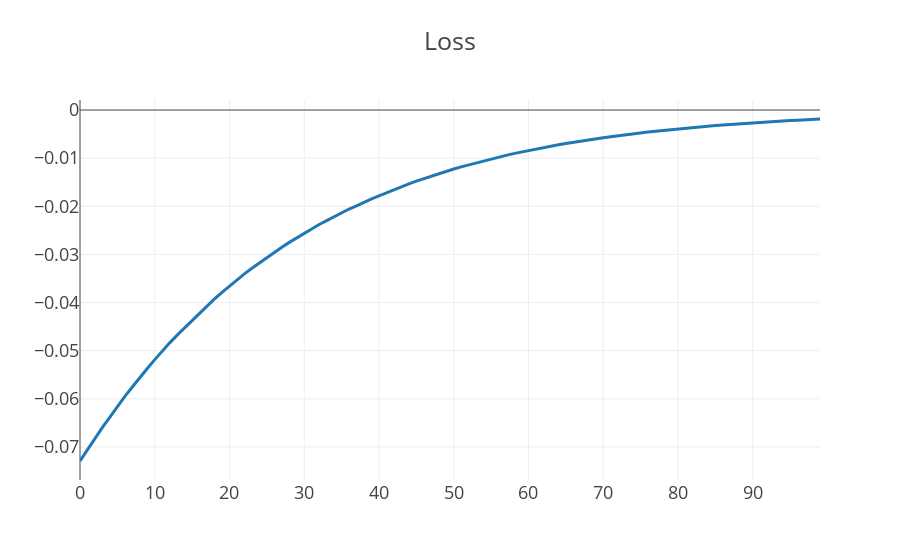

The notebook cell saved with this chart:
### Markdown cell above
Next, we perform backpropagation to train the critic.  First, we pass the XOR input data through the critic to perform forward propagation, then we calculate the negative MSE of the actual XOR output data and the critic's output.  We perform both of these operations within the `GradientTape` context manager, which records operations for automatic differentiation.  
We can then call the resulting `tape.gradient` method with the loss and weights we want to recieve the gradients for (i.e., the critic's trainable_weights).  This gives us back the gradients as tensors.  We can then iterate through the gradients and the critic's corresponding weights and add the gradients (multiplied by our learning rate `lr`) to the weights.

This will complete one iteration of backpropagation for our critic.  We repeat this process for `epochs` iterations, which should result in fairly accurate results.

https://www.tensorflow.org/api_docs/python/tf/GradientTape

### Code cell
lr = 0.01
epochs = 100
losses = []

for epoch in range(epochs):
    with tf.GradientTape() as tape:
        values = critic(input_data)
        critic_loss = -tf.reduce_sum((output_data - values)**2)

    losses.append(float(critic_loss))
    critic_grads = tape.gradient(critic_loss, critic.trainable_weights)
    for w, g in zip(critic.trainable_weights, critic_grads):
        w.assign_add(lr * g)

print('- critic_loss:\n', critic_loss)
print('\n- output_data:\n', output_data)
print('\n- values:\n', values)
print()

plotly.offline.iplot({
    "data": [go.Scatter(x=np.arange(len(losses)), y=losses)],
    "layout": go.Layout(title="Loss", template="presentation")
})

### Figure 1 — Plotly figure (JSON) as saved in the notebook; plotly's stock layout.template omitted (floating-point values rounded to 4 significant figures)
{"data": [{"type": "scatter", "uid": "584ff0c5-9286-47e4-83bb-0984bf515390", "x": [0, 1, 2, 3, 4, 5, 6, 7, 8, 9, 10, 11, 12, 13, 14, 15, 16, 17, 18, 19, 20, 21, 22, 23, 24, 25, 26, 27, 28, 29, 30, 31, 32, 33, 34, 35, 36, 37, 38, 39, 40, 41, 42, 43, 44, 45, 46, 47, 48, 49, 50, 51, 52, 53, 54, 55, 56, 57, 58, 59, 60, 61, 62, 63, 64, 65, 66, 67, 68, 69, 70, 71, 72, 73, 74, 75, 76, 77, 78, 79, 80, 81, 82, 83, 84, 85, 86, 87, 88, 89, 90, 91, 92, 93, 94, 95, 96, 97, 98, 99], "y": [-0.07292, -0.07055, -0.06812, -0.06592, -0.06382, -0.06158, -0.0595, -0.05755, -0.05551, -0.0537, -0.05185, -0.05006, -0.04837, -0.04676, -0.04525, -0.04358, -0.04211, -0.04068, -0.03925, -0.03788, -0.03659, -0.03522, -0.03404, -0.03287, -0.03176, -0.0305, -0.02951, -0.02849, -0.0275, -0.02653, -0.02563, -0.02466, -0.02378, -0.02299, -0.02213, -0.02142, -0.02056, -0.01991, -0.01912, -0.01844, -0.01782, -0.01716, -0.01651, -0.0159, -0.01532, -0.01476, -0.01424, -0.01372, -0.01319, -0.01273, -0.01225, -0.01181, -0.01138, -0.01095, -0.01052, -0.01014, -0.009801, -0.009426, -0.009052, -0.008731, -0.008401, -0.008098, -0.007787, -0.007514, -0.007222, -0.006958, -0.006685, -0.006449, -0.006213, -0.005959, -0.00575, -0.005543, -0.005319, -0.005131, -0.004927, -0.00473, -0.004567, -0.004384, -0.00422, -0.00406, -0.003909, -0.003767, -0.003621, -0.003478, -0.003347, -0.003219, -0.003091, -0.002974, -0.002863, -0.002758, -0.00265, -0.002543, -0.002448, -0.002357, -0.00226, -0.00218, -0.002097, -0.002011, -0.001938, -0.001861]}], "layout": {"autosize": true, "title": {"text": "Loss"}, "xaxis": {"autorange": true, "range": [0, 99], "type": "linear"}, "yaxis": {"autorange": true, "range": [-0.07686, 0.002086], "type": "linear"}}}
